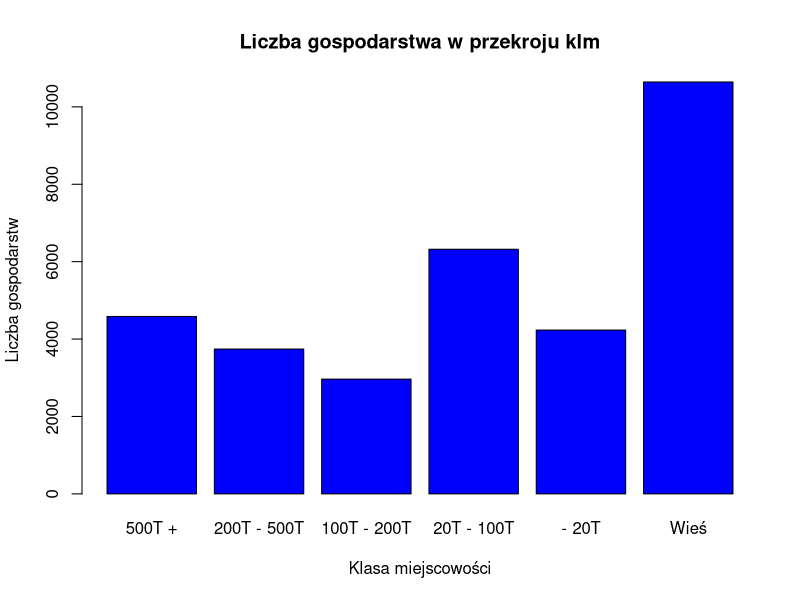
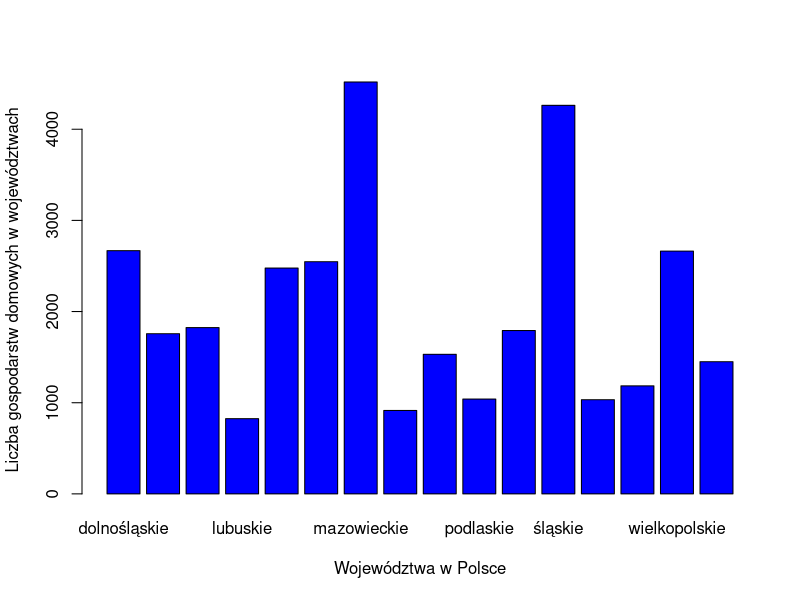

Write the R code that produced these figures, in order.
## ---- chunk 1
library(readxl)
## ---- chunk 2
dane<-read_xlsx(path='dane/gospodarstwa.xlsx', sheet=1)
zmienne<-read_xlsx(path='dane/gospodarstwa.xlsx', sheet=2, range='A2:B18')
etykiety<-read_xlsx(path='dane/gospodarstwa.xlsx', sheet=3, range='A2:C70')
## ---- chunk 3
View(etykiety)
zad2<-dane[dane['klm']==6,] #pobierz wszystkie kolumny dla wierszy które w kolumnie klm przyjmuje wartość 6
## ---- chunk 4
zad3 <- dane[dane$dochg>2000,]
nrow(zad3)
## ---- chunk 5
zad4<- dane[dane$woj=='30' & dane$klm ==6 & dane$dochg>3000,]
nrow(zad4)
## ---- chunk 6
zad5a<- dane[(dane$woj=='02' & dane$klm==1) | (dane$woj=='14' & dane$klm==1),]
nrow(zad5a)

zad5b<- dane[ dane$klm==1 & dane$woj %in% c('02','14'),]
nrow(zad5b)
## ---- chunk 7

## ---- chunk 8

## ---- chunk 9

## ---- chunk 10
zad9<- dane[dane$woj=='30', c('woj', 'wydg')]
#zad9<- dane[dane$woj=='30', c(2,16)]
nrow(zad9)
ncol(zad9)
## ---- chunk 11
library(dplyr)

zad10a<-dane[dane$dochg>=3000 & dane$dochg<=4000, 'dochg']
nrow(zad10a)

zad10b<-dane[between(dane$dochg,3000,4000), 'dochg'] #potrzebna biblioteka dplyr
nrow(zad10b)

zad10a
## ---- chunk 12


## ---- chunk 13

## ---- chunk 14

## ---- chunk 15

## ---- chunk 16

## ---- chunk 17

## ---- chunk 18
tabela_klm <- table(dane$klm)
rownames(tabela_klm) <- c(etykiety$Etykieta[1:6])
print(tabela_klm)
## ---- chunk 19
tabela_woj<-table(dane$woj)
rownames(tabela_woj) <- c(etykiety$Etykieta[7:22])
print(tabela_woj)
## ---- chunk 20
tab_woj_2<-as.matrix(table(dane$woj))
rownames(tab_woj_2) <- c(etykiety$Etykieta[7:22])
colnames(tab_woj_2)<-'liczba gospodarstw domowych'
print(tab_woj_2)
## ---- chunk 21
zad19<-table(dane$woj, dane$d61)
rownames(zad19) <- c(etykiety$Etykieta[7:22])
colnames(zad19) <- c(etykiety$Etykieta[58:62])
zad19
## ---- chunk 22
help(mean)
mean(dane$wydg, na.rm = TRUE)
summary(dane$wydg)
## ---- chunk 23

## ---- chunk 24

## ---- chunk 25
help(by)
by(dane$wydg, dane$klm, mean, na.rm=TRUE)
by(dane$wydg, dane$klm, summary)
## ---- chunk 26
tabel_klm <-table(dane$klm)
barplot(tabela_klm,
        col='blue', 
        xlab='Klasa miejscowości', 
        ylab='Liczba gospodarstw', 
        main='Liczba gospodarstwa w przekroju klm',
        names.arg=etykiety$Etykiety[1:6])
## ---- chunk 27

## ---- chunk 28

## ---- chunk 29

## ---- chunk 30

## ---- chunk 31

## ---- chunk 32

## ---- chunk 33

## ---- chunk 34

## ---- chunk 35

tab_woj<-table(dane$woj)
print(tab_woj)
barplot(tab_woj,
        col='blue',
        xlab='Województwa w Polsce', 
        ylab='Liczba gospodarstw domowych w województwach', 
        names.arg=etykiety$Etykieta[7:22])
## ---- chunk 36
library(dplyr)
gosp<-dane[between(dane$d36,100,150) & dane$woj=='14',c('d36','woj','wydg','dochg')]
print(gosp)
